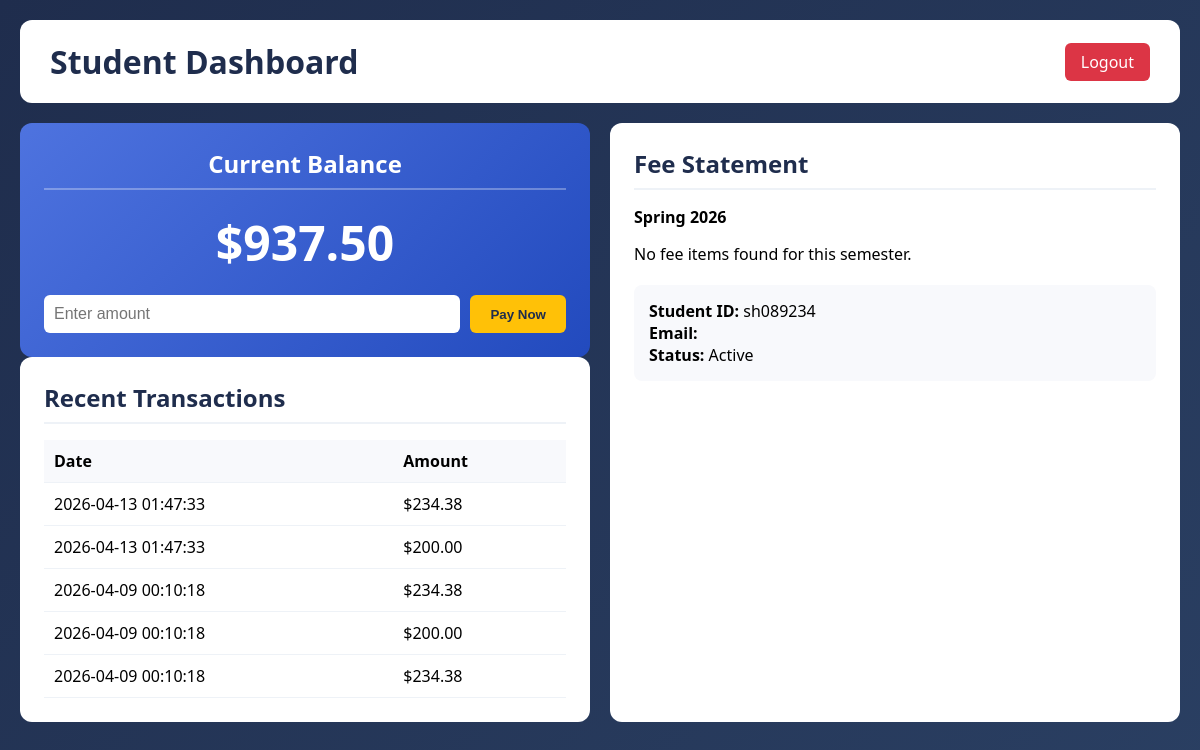
Page /student/dashboard (signed in) on the committed database.
### tables this page shows
CREATE TABLE students (
                id INTEGER PRIMARY KEY AUTOINCREMENT,
                student_id TEXT UNIQUE NOT NULL,
                name TEXT NOT NULL,
                email TEXT UNIQUE NOT NULL,
                password_hash TEXT NOT NULL,
                balance DECIMAL(10,2) DEFAULT 0.00,
                role TEXT DEFAULT 'student',
                created_at TIMESTAMP DEFAULT CURRENT_TIMESTAMP
            );

CREATE TABLE payments (
                id INTEGER PRIMARY KEY AUTOINCREMENT,
                student_id INTEGER NOT NULL,
                amount DECIMAL(10,2) NOT NULL,
                payment_date TIMESTAMP DEFAULT CURRENT_TIMESTAMP,
                mock_mode BOOLEAN DEFAULT 1,
                FOREIGN KEY (student_id) REFERENCES students(id) ON DELETE CASCADE
            );

### app.py (the view)
@app.route("/student/dashboard")
def student_dashboard():
    if "student_id" not in session:
        return redirect(url_for("login"))
    if session.get("role") == "admin":
        return redirect(url_for("admin_dashboard"))
    student_id = session["student_id"]
    balance_info = tuition_service.get_student_balance(student_id)
    statement = tuition_service.generate_fee_statement(student_id)
    payment_history = tuition_service.get_payment_history(student_id)
    print(f"DEBUG - Statement keys: {statement.keys() if statement else 'None'}")
    print(f"DEBUG - Items type: {type(statement.get('items')) if statement else 'N/A'}")
    print(
        f"DEBUG - Items length: {len(statement.get('items')) if statement and statement.get('items') else 0}"
    )
    return render_template(
        "student_dashboard.html",
        student=balance_info,
        statement=statement,
        payment_history=payment_history,
        current_year=datetime.now().year,
    )

### models.py (called while the page is built, shortened)
    @staticmethod
    def find_by_student_id(student_id: str) -> Optional["Student"]:
        conn = sqlite3.connect("tuition.db")
        conn.row_factory = sqlite3.Row
        cursor = conn.cursor()
        cursor.execute("SELECT * FROM students WHERE student_id = ?", (student_id,))
        row = cursor.fetchone()
        conn.close()
        if row:
            return Student(
                id=row["id"],
                student_id=row["student_id"],
                name=row["name"],
                email=row["email"],
                password_hash=row["password_hash"],  # ADD this
                balance=row["balance"],
                role=row["role"],
            )
        return None

    def get_payment_history(self) -> list[dict]:
        conn = sqlite3.connect("tuition.db")
        conn.row_factory = sqlite3.Row
        cursor = conn.cursor()
        cursor.execute(
            """
            SELECT amount, payment_date, mock_mode
            FROM payments
            WHERE student_id = ?
            ORDER BY payment_date DESC
        """,
            (self.id,),
        )
        rows = cursor.fetchall()
        conn.close()
        payments = []
        for row in rows:
            payments.append(
                {
                    "amount": row["amount"],
                    "amount_formatted": f"${row['amount']:.2f}",
                    "date": row["payment_date"],
                    "mock_mode": row["mock_mode"],
                }
            )
        return payments

    @staticmethod
    def get_statement(student_id: int, semester: str) -> list["FeeItem"]:
        conn = sqlite3.connect("tuition.db")
        conn.row_factory = sqlite3.Row
        cursor = conn.cursor()
        cursor.execute(
            """
            SELECT * FROM fee_items
            WHERE student_id = ? AND semester = ?
            ORDER BY category, description
        """,
            (student_id, semester),
        )
        rows = cursor.fetchall()
        conn.close()
        items = []
        return items

### services.py (called while the page is built)
    def _get_current_semester(self) -> str:
        now = datetime.now()
        year = now.year
        if now.month <= 5:
            return f"Spring {year}"
        elif now.month <= 8:
            return f"Summer {year}"
        else:
            return f"Fall {year}"

    def _is_on_payment_plan(self, student_id: int) -> bool:
        return student_id in self._active_plans

### templates/student_dashboard.html (shortened to what this page needs)
<!DOCTYPE html>
<html lang="en">
<head>
</head>
<body>
    <div class="container">
        <div class="header">
            <h1>Student Dashboard</h1>
            <a href="/logout" class="logout-btn">Logout</a>
        </div>
        <div class="dashboard-grid">
            <div>
                <div class="card balance-card">
                    <h2>Current Balance</h2>
                    <div class="balance-amount" id="balance-amount">
                        {% if student %}
                        ${{ "%.2f"|format(student.balance) }}
                        {% else %}
                        $0.00
                        {% endif %}
                    </div>
                    <div class="payment-form">
                        <input type="number" id="payment-amount" class="payment-input" placeholder="Enter amount"
                            step="0.01">
                        <button class="pay-btn" onclick="makePayment()">Pay Now</button>
                    </div>
                </div>
                <div class="card">
                    <h2>Recent Transactions</h2>
                    <table>
                        <thead>
                            <tr>
                                <th>Date</th>
                                <th>Amount</th>
                            </tr>
                        </thead>
                        <tbody>
                            {% if payment_history and payment_history.payments %}
                            {% for p in payment_history.payments[:5] %}
                            <tr>
                                <td>{{ p.date }}</td>
                                <td>${{ "%.2f"|format(p.amount) }}</td>
                            </tr>
                            {% endfor %}
                            {% else %}
                            <tr>
                                <td colspan="2">No transactions yet</td>
                            </tr>
                            {% endif %}
                        </tbody>
                    </table>
                </div>
            </div>
            <div class="card">
                <h2>Fee Statement</h2>
                {% if statement %}
                <p><strong>{{ statement.semester }}</strong></p>
                <div style="margin-top: 15px;">
                    {% if statement.fee_items and statement.fee_items|length > 0 %}
                    {% for fee_item in statement.fee_items %}
                    <div class="statement-row">
                        <span>{{ fee_item.description }}</span>
                        <span>{{ fee_item.amount_formatted }}</span>
                    </div>
                    {% endfor %}
                    <div class="statement-total">
                        <span>Total Due:</span>
                        <span>{{ statement.current_balance_formatted }}</span>
                    </div>
                    {% else %}
                    <p>No fee items found for this semester.</p>
                    {% endif %}
                </div>
                {% else %}
                <p>Unable to load fee statement.</p>
                {% endif %}
                {% if student %}
                <div class="summary-box">
                    <p><strong>Student ID:</strong> {{ student.student_id }}</p>
                    <p><strong>Email:</strong> {{ student.email }}</p>
                    <p><strong>Status:</strong> Active</p>
                </div>
                {% endif %}
            </div>
        </div>
    </div>
</body>
</html>

### templates/student_dashboard.html (style rules this page uses)
* { margin: 0; padding: 0; box-sizing: border-box; }
body { font-family: 'Segoe UI', Tahoma, Geneva, Verdana, sans-serif; background: linear-gradient(135deg, #1f2d4d 0%, #2a3f62 100%); min-height: 100vh; padding: 20px; }
.container { max-width: 1200px; margin: 0 auto; }
.header { background: white; border-radius: 12px; padding: 20px 30px; margin-bottom: 20px; display: flex; justify-content: space-between; align-items: center; }
.header h1 { color: #1f2d4d; }
.logout-btn { background: #dc3545; color: white; padding: 8px 16px; text-decoration: none; border-radius: 6px; }
.dashboard-grid { display: grid; grid-template-columns: 1fr 1fr; gap: 20px; }
.card { background: white; border-radius: 12px; padding: 24px; }
.card h2 { color: #1f2d4d; margin-bottom: 16px; padding-bottom: 8px; border-bottom: 2px solid #eef2f7; }
.balance-card { background: linear-gradient(135deg, #4e73df 0%, #224abe 100%); color: white; text-align: center; }
.balance-card h2 { color: white; border-bottom-color: rgba(255, 255, 255, 0.3); }
.balance-amount { font-size: 48px; font-weight: bold; margin: 20px 0; }
.payment-form { display: flex; gap: 10px; margin-top: 15px; }
.payment-input { flex: 1; padding: 10px; border: none; border-radius: 6px; font-size: 16px; }
.pay-btn { background: #ffc107; color: #1f2d4d; border: none; padding: 10px 20px; border-radius: 6px; cursor: pointer; font-weight: bold; }
table { width: 100%; border-collapse: collapse; }
th, td { padding: 10px; text-align: left; border-bottom: 1px solid #eef2f7; }
th { background: #f8f9fc; }
.summary-box { background: #f8f9fc; padding: 15px; border-radius: 8px; margin-top: 20px; }

### rows in the picture
students: balance "937.50", student_id "sh089234"
payments: date "2026-04-13 01:47:33", amount "234.38"
payments: date "2026-04-13 01:47:33", amount "200.00"
payments: date "2026-04-09 00:10:18", amount "234.38"
payments: date "2026-04-09 00:10:18", amount "200.00"
payments: date "2026-04-09 00:10:18", amount "234.38"

### other values in the picture
{{ statement.semester }} "Spring 2026"
